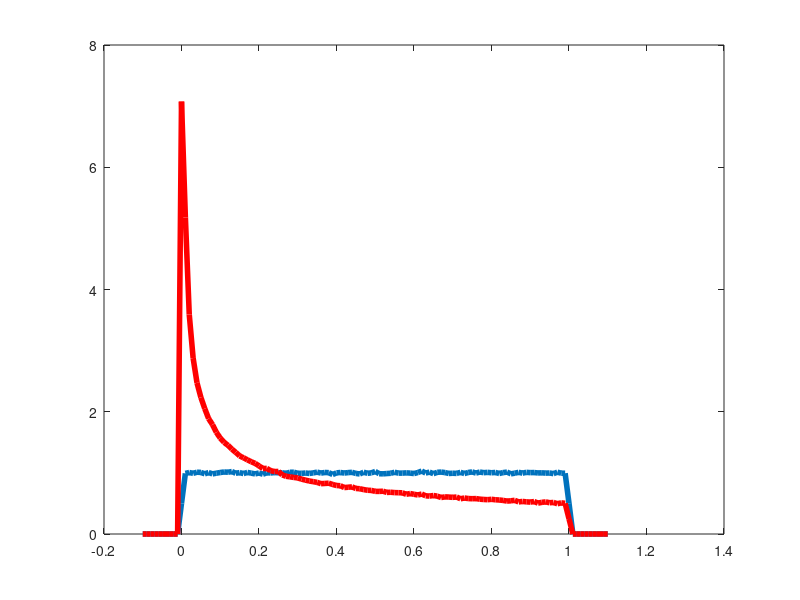

Source code (MATLAB):
#Exemplo aula 27-08

#rand(2,12) gera uma matriz com 2 linha e 12 colunas 
#rand gera apenas valores entre 0 e 1
#para ter uma rand entre [10,13] basta 3* rand(2,12) + 10;

Nexp = 1e6;

X = rand(1, Nexp);

# de -0.1 a 1.1 com passo 0.1
xbins = -0.1:0.01:1.1;
histograma_X = hist(X,xbins);

pdf_x_simul = histograma_X / trapz(xbins,histograma_X);

#plot(xbins,pdf_x_simul,'LineWidth',4);


#fazendo para o y
Y = X.^2;

ybins = -0.1:0.01:1.1;
histograma_Y = hist(Y,ybins);

pdf_y_simul = histograma_Y / trapz(ybins,histograma_Y);

plot(xbins,pdf_x_simul,'LineWidth',4)
hold on
plot(ybins,pdf_y_simul,'LineWidth',4,'r')
